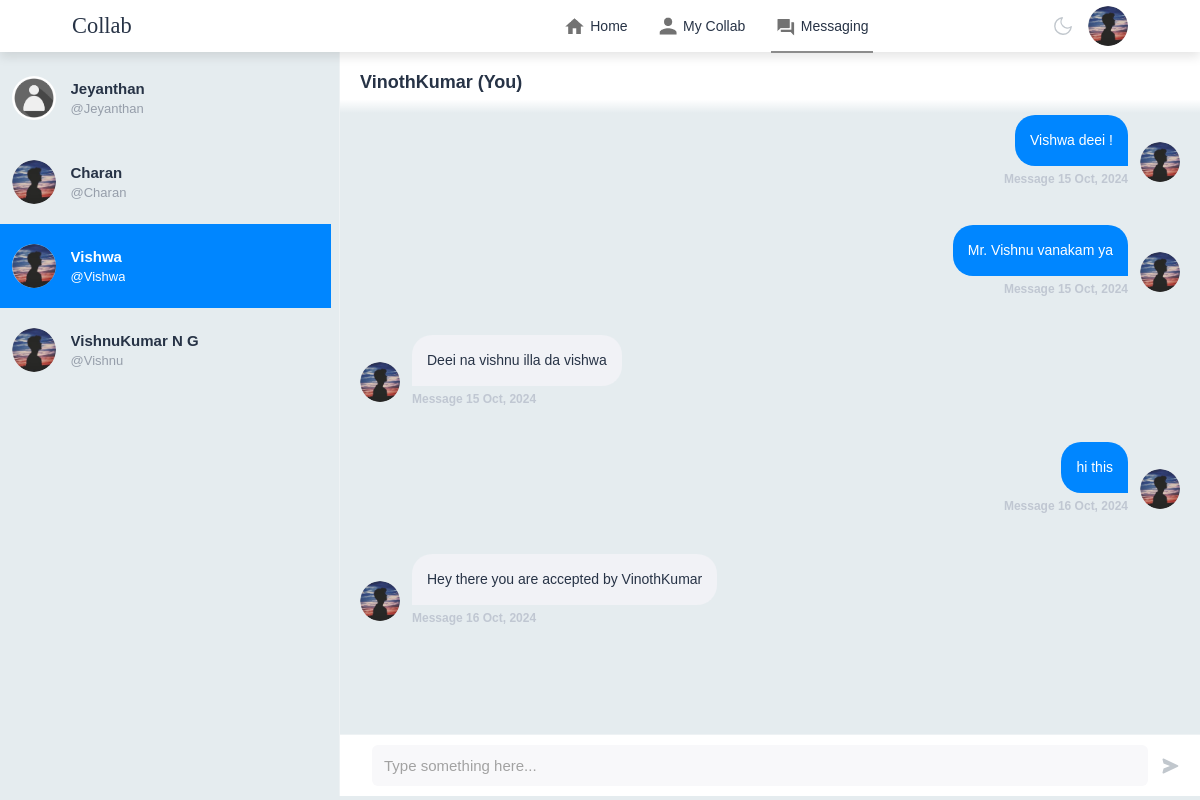
The app's page /msg/Vishwa (signed in) with its own data.
### MyApp/models.py (models this page shows, shortened)
class Profile(models.Model):
    user = models.OneToOneField(User, on_delete=models.CASCADE)
    profile_pic = models.ImageField(null=True,blank=True,default="UI/user-vector.jpg")
    first_name = models.CharField(max_length=50, null = True, blank = True)
    department = models.CharField(max_length=50, null = True, blank = True)
    skills = models.CharField(max_length=500, null = True, blank = True)
    bio = models.TextField(max_length=150, null = True, blank = True,default="A Collaborative Person")
    created = models.DateField(auto_now_add=True)

class Message(models.Model):
    user = models.ForeignKey(User, on_delete=models.CASCADE, related_name="user")
    sender = models.ForeignKey(User, on_delete=models.CASCADE, related_name="from_user")
    reciepient = models.ForeignKey(User, on_delete=models.CASCADE, related_name="to_user")
    body = models.TextField(null=True)
    date = models.DateTimeField(auto_now_add=True)
    is_read = models.BooleanField(default=False)
    def get_message(user):
        users = []
        messages = Message.objects.filter(user=user).values('reciepient').annotate(last=Max('date')).order_by('-last')
        for message in messages:
            users.append({
                'user': User.objects.get(pk=message['reciepient']),
                'last': message['last'],
                'unread': Message.objects.filter(user=user, reciepient__pk=message['reciepient'], is_read=False).count()
            })
        return users

### MyApp/views.py (the view)
# urls.py: path('msg/<username>', views.Directs, name="directs"),
@login_required
def Directs(request, username):
    user  = request.user
    messages = Message.get_message(user=user)
    active_direct = username
    directs = Message.objects.filter(user=user, reciepient__username=username)
    directs.update(is_read=True)
    for message in messages:
            if message['user'].username == username:
                message['unread'] = 0
    context = {
        'directs': directs,
        'messages': messages,
        'active_direct': active_direct,
    }
    return render(request, 'msg/messaging.html', context)

### templates/msg/messaging.html (shortened to what this page needs)
{% load static %}
<!DOCTYPE html>
<html lang="en">
<head>
    <link rel="stylesheet" href="{% static 'css/home.css' %}">
    <link rel="stylesheet" href="{% static 'css/messaging.css' %}">
</head>
<body>
    <nav class="navbar">
        <div class="navbar-left">
            <a href="{% url 'home' %}" id="logo">Collab</a>
        </div>
        <div class="navbar-center">
            <ul>
                <li><a href="{% url 'home' %}"><img src="{% static 'images/UI/home.png' %}" alt=""><span>Home</span></img></a></li>
                <li><a href="{% url 'my_collab' %}"><img src="{% static 'images/UI/network.png' %}" alt=""><span>My Collab</span></img></a></li>
                <li><a href="{% url 'messaging' %}" class="active-link"><img src="{% static 'images/UI/message.png' %}" alt=""><span>Messaging</span></img></a></li>
            </ul>
        </div>
        <div class="navbar-right">
            <div class="user-settings">
                <div class="dark-light">
                 <svg viewBox="0 0 24 24" stroke="currentColor" stroke-width="1.5" fill="none" stroke-linecap="round" stroke-linejoin="round">
                  <path d="M21 12.79A9 9 0 1111.21 3 7 7 0 0021 12.79z" /></svg>
                </div>
            <div class="online">
                <img src="{{request.user.profile.profile_pic.url}}" class="nav-profile-img" onclick="toggleMenu()">
            </div>
        </div>
    </nav>
    <div class="wrapper">
        <div class="conversation-area">
            {% for message in messages %}
                <a href="{% url 'directs' message.user.username %}">
                    <div class="msg {% if active_direct == message.user.username %}active{% endif %}">
                        <img class="msg-profile" src="{{ message.user.profile.profile_pic.url }}" alt="" />
                        <div class="msg-detail">
                            <div class="msg-username">{{message.user.profile.first_name}}</div>
                            <div class="msg-content">
                                <span class="msg-message">@{{message.user.username}}</span>
                           </div>
                        </div>
                    </div>
                </a>
			{% endfor %}
        </div>
        <div class="chat-area">
         <div class="chat-area-header">
          <div class="chat-area-title">{{user}} (You)</div>
         </div>
         <div class="chat-area-main">
            {% for direct in directs %}
                {% if direct.sender == request.user %}
                    <div class="chat-msg owner">
                    <div class="chat-msg-profile">
                        <img class="chat-msg-img" src="{{ direct.sender.profile.profile_pic.url }}" alt="">
                        <div class="chat-msg-date">Message {{direct.date|date:"d M, Y"}}</div>
                    </div>
                    <div class="chat-msg-content">
                        <div class="chat-msg-text">{{direct.body}}</div>
                    </div>
                    </div>
                {% else %}
                <div class="chat-msg">
                    <div class="chat-msg-profile">
                        <img class="chat-msg-img" src="{{ direct.sender.profile.profile_pic.url }}" alt="">
                        <div class="chat-msg-date">Message {{direct.date|date:"d M, Y"}}</div>
                    </div>
                    <div class="chat-msg-content">
                        <div class="chat-msg-text">{{direct.body}}</div>
                    </div>
                </div>
                {% endif %}
            {% endfor %}
         </div>
            <form method="POST" action="{% url 'send-directs' %}" class="chat-area-footer">
                <input type="text" name="body" required placeholder="Type something here..." />
                <svg id="submitButton-svg" xmlns="http://www.w3.org/2000/svg" width="24" height="24" viewBox="0 0 24 24"><path d="m21.426 11.095-17-8A1 1 0 0 0 3.03 4.242l1.212 4.849L12 12l-7.758 2.909-1.212 4.849a.998.998 0 0 0 1.396 1.147l17-8a1 1 0 0 0 0-1.81z"></path></svg>
            </form>
        </div>
       </div>
</body>
</html>

### static/css/home.css (style rules this page uses)
:root { --body-bg-color: #e5ecef; --theme-bg-color: #fff; --settings-icon-hover: #9fa7ac; --developer-color: #f9fafb; --input-bg: #f8f8fa; --input-chat-color: #a2a2a2; --border-color: #eef2f4; --body-font: "Manrope", sans-serif; --body-color: #273346; --settings-icon-color: #c1c7cd; --msg-message: #969eaa; --chat-text-bg: #f1f2f6; --theme-color: #0086ff; --msg-date: #c0c7d2; --button-bg-color: #f0f7ff; --button-color: var(--theme-color); --detail-font-color: #919ca2; --msg-hover-bg: rgba(238, 242, 244, 0.4); --active-conversation-bg: linear-gradient( to right, rgba(238, 242, 244, 0.4) 0%, rgba(238, 242, 244, 0) 100% ); --overlay-bg: linear-gradient( to bottom, rgba(255, 255, 255, 0) 0%, rgba(255, 255, 255, 1) 65%, rgba(255, 255, 255, 1) 100% ); --chat-header-bg: linear-gradient( to bottom, rgba(255, 255, 255, 1) 0%, rgba(255, 255, 255, 1) 78%, rgba(255, 255, 255, 0) 100% ); }
* { margin: 0; padding: 0; font-family: 'Poppins', sans-serif; box-sizing: border-box; }
body { background-color: var(--body-bg-color) !important; font-family: var(--body-font); color: var(--body-color); }
a { text-decoration: none; color: var(--body-color);; }
.navbar { display: flex; align-items: center; justify-content: space-between; background-color: var(--theme-bg-color); padding: 6px 6%; position: sticky; top: 0; z-index: 100; box-shadow: 0 5px 10px rgba(0,0,0,0.1); }
#logo { font-family: 'logo' , serif; font-size: 1.4em; color: var(--body-color); }
.navbar-center ul li { display: inline-block; list-style: none; }
.navbar-center ul li a { display: flex; align-items: center; font-size: 14px; margin: 5px 8px; padding-right: 5px; position: relative; }
.navbar-center ul li a img { width: 30px; }
.navbar-center ul li a::after { content: ''; width: 0; height: 2px; background: #8c8c8c; position: absolute; bottom: -12px; transition: width 0.3s; }
.navbar-center ul li a:hover::after, .navbar-center ul li a.active-link::after { width: 100%; }
.nav-profile-img { width: 40px; border-radius: 50%; display: block; cursor: pointer; position: relative; }
.online { position: relative; }
.navbar-left { display: flex; align-items: center; }
::placeholder { font-weight: 500; }
.user-settings { display: flex; align-items: center; cursor: pointer; margin-left: auto; flex-shrink: 0; }
.user-settings > * + * { margin-left: 14px; }
.dark-light { width: 22px; height: 22px; color: var(--settings-icon-color); flex-shrink: 0; }
.dark-light > svg { width: 100%; fill: transparent; transition: 0.5s; }
.msg { z-index: 1001; position: absolute; top: 5%; right: 2.5%; }

### records on screen
Message: sender.profile.profile_pic (picture), date "15 Oct, 2024", body "Vishwa deei !"
Message: sender.profile.profile_pic (picture), date "15 Oct, 2024", body "Mr. Vishnu vanakam ya"
Message: sender.profile.profile_pic (picture), date "15 Oct, 2024", body "Deei na vishnu illa da vishwa"
Message: sender.profile.profile_pic (picture), date "16 Oct, 2024", body "hi this"
Message: sender.profile.profile_pic (picture), date "16 Oct, 2024", body "Hey there you are accepted by VinothKumar"

### other values on screen
{{ message.user.profile.first_name }} "Jeyanthan"
{{ message.user.username }} "Jeyanthan"
{{ message.user.profile.first_name }} "Charan"
{{ message.user.username }} "Charan"
{{ message.user.profile.first_name }} "Vishwa"
{{ message.user.username }} "Vishwa"
{{ message.user.profile.first_name }} "VishnuKumar N G"
{{ message.user.username }} "Vishnu"
{{ user }} "VinothKumar"
